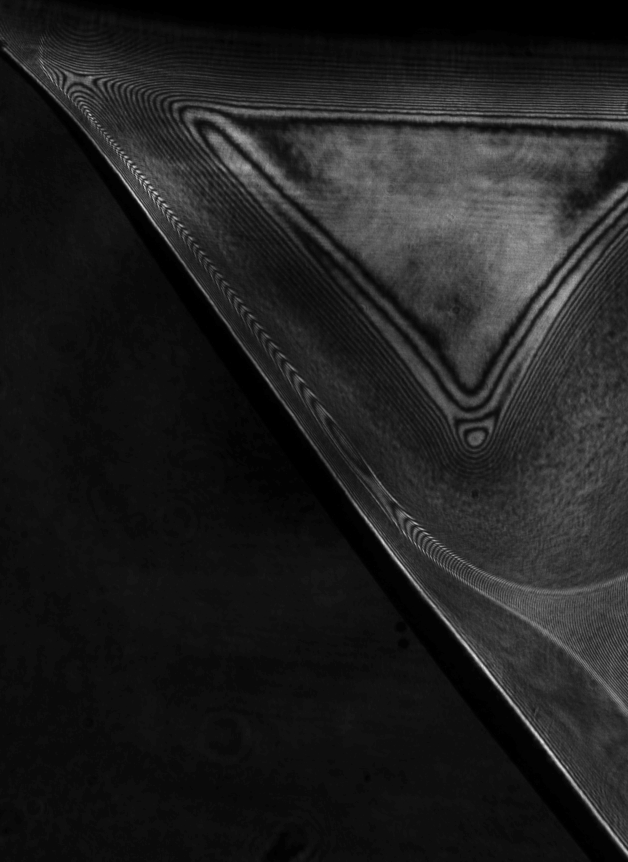
#> input picture interference_pattern/shape_fitting/whole/sample8.tif, 1256 x 1724 px, found by its file name (shown at 1/2 size)
$ python crosscenter.py   (Python 2 division)
#> lines starting #> are read from the running program, lines starting #| are printed output that depends on the picture; after the words box and inside, x2 and y2 are one past the last pixel; in counts of white or black regions, pixels touching at a corner belong together
#> further down, img is the input picture: shape (1724, 1256); min 0, max 255, mean 31.4
#> `(_, img) = cv2.threshold(img, 30, 255, cv2.THRESH_BINARY)`:
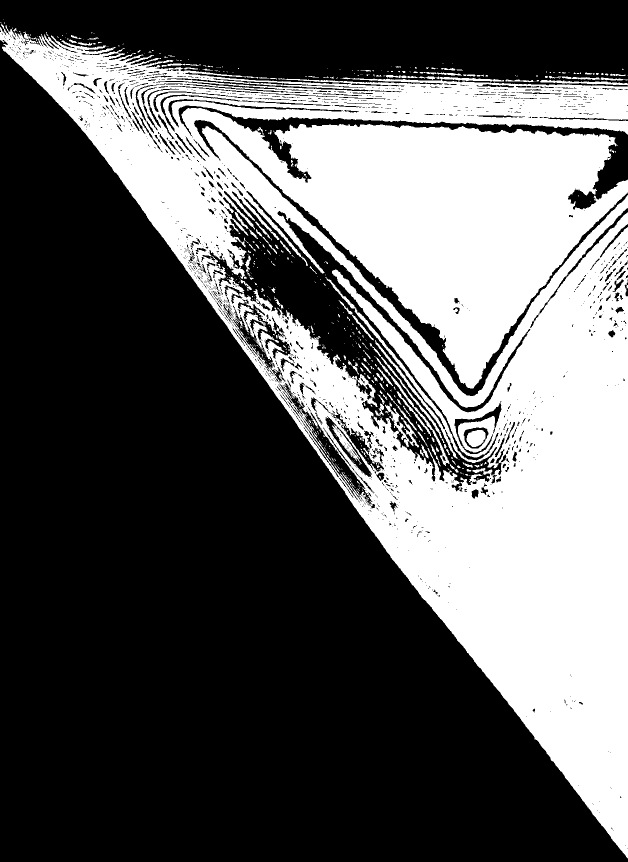
#> img: shape (1724, 1256) (shown at 1/2 size); 36.7% white; 538 white regions (436 under 20 px), largest, box (x1, y1, x2, y2) and area: (0, 47, 1256, 1717) 782255, (751, 715, 899, 932) 1199, (933, 860, 971, 894) 983
from __future__ import division
import numpy as np
import cv2
import matplotlib.pyplot as plt
import time
import statsmodels.api as sm
from collections import namedtuple

# [41 lines left out: function roughcenter, not called in this run]

def mixture_lin(img,ilwindow,jlwindow,i0,j0,thresh):
    """Returns xcenter, ycenter of a cross shape using mixture linear regression.

    img doesn't have to be bw; but training points are 0 intensity;
    ilwindow, jlwindow,i0,j0 for target area;
    Use thresh (e.g., 0.6) to threshold classification;
    Best for two bars making a nearly vertical crossing.
    """
#> called with ilwindow = 50, jlwindow = 50, i0 = 371, j0 = 421, thresh = 0.6
    img = img[i0-int(ilwindow/2):i0+int(ilwindow/2), j0-int(jlwindow/2):j0+int(jlwindow/2)]
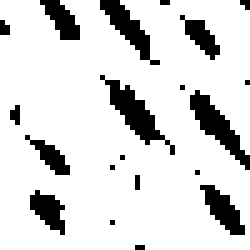
#> img: shape (50, 50) (shown 5 times larger); 84.7% white; 20 black regions (12 under 20 px), largest, box (x1, y1, x2, y2) and area: (20, 15, 35, 31) 67, (38, 18, 50, 34) 64, (20, 0, 32, 13) 52
    X_train = np.argwhere(img == 0 )
#> X_train = 383 pairs, first value 0 to 49, second value 0 to 49
    n = np.shape(X_train)[0]  #number of points
#> n = 383
    y = X_train[:,0]
#> y = 383 values from 0 to 49
    x = X_train[:,1]
#> x = 383 values, max 49 at index 11, min 0 at index 42, mean 27.57

    w1 = np.random.normal(0.5,0.1,n)
    w2 = 1-w1

    start = time.time()
    for i in range(100):
        pi1_new = np.mean(w1)
        pi2_new = np.mean(w2)

        mod1= sm.WLS(y,sm.add_constant(x),weights = w1) #vertical
        res1 = mod1.fit()

        mod2= sm.WLS(x,sm.add_constant(y),weights = w2) #horizontal
        res2 = mod2.fit()

        y1_pred_new= res1.predict(sm.add_constant(x))
        sigmasq1 = np.sum(res1.resid**2)/n
        a1 = pi1_new * np.exp((-(y-y1_pred_new)**2)/sigmasq1)

        x2_pred_new = res2.predict(sm.add_constant(y))
        sigmasq2 = np.sum(res2.resid**2)/n
        a2 = pi2_new * np.exp((-(x-x2_pred_new)**2)/sigmasq2)

        if np.max(abs(a1/(a1+a2)-w1))<1e-5:
            #print '%d iterations'%i
            break

        w1 = a1/(a1+a2)
        w2 = a2/(a1+a2)
    # [4 lines of commented-out code are left out]

    x1 = x[w1>thresh]
    x2 = x[w2>thresh]
    y1 = y[w1>thresh]
    y2 = y[w2>thresh]

    mod1 = sm.OLS(y1,sm.add_constant(x1))
    res1 = mod1.fit()
    sigmasq1 = np.sum(res1.resid**2)/len(x1)
    y1_pred= res1.predict(sm.add_constant(x1))
    #plt.plot(x1, y1_pred)

    mod2 = sm.OLS(x2,sm.add_constant(y2))
    res2 = mod2.fit()
    sigmasq2= np.sum(res2.resid**2)/len(x2)
    x2_pred= res2.predict(sm.add_constant(y2))
    #plt.plot(x2_pred,y2)

    b1,k1 = res1.params # y = k1x + b1
    b2,k2 = res2.params # x = k2y + b2
    yc = (k1*b2+b1)/(1-k1*k2)
    xc = k2*yc + b2
    #plt.scatter(xc,yc)
    # all above values are wrt small cropped picture
    xc += j0-jlwindow/2
    x1 = x1 + j0-jlwindow/2
    x2_pred = x2_pred + j0-jlwindow/2
    yc += i0-ilwindow/2
    y1_pred = y1_pred + i0-ilwindow/2
    y2 = y2 + i0-ilwindow/2

    Res = namedtuple('Res','xc, yc,x1,y1_pred,x2_pred,y2,sigmasq1,sigmasq2')
    res = Res(xc, yc,x1,y1_pred,x2_pred,y2,sigmasq1,sigmasq2)
    return res

if __name__ == "__main__":
    img = cv2.imread('c:/Users/Mengfei/nagellab/forcedwetting/velocity_tracking/sample8.tif',0)
    (_, img) = cv2.threshold(img, 30, 255, cv2.THRESH_BINARY)
    thresh = 0.6
    ilwindow,jlwindow = 50, 50
    x0, y0 = 421,371
    i0, j0 = y0,x0

#> (the run stopped early here; a loop or call above may not have finished)

$ run again, with interference_pattern/shape_fitting/whole/sample5.tif copied over interference_pattern/shape_fitting/whole/sample8.tif
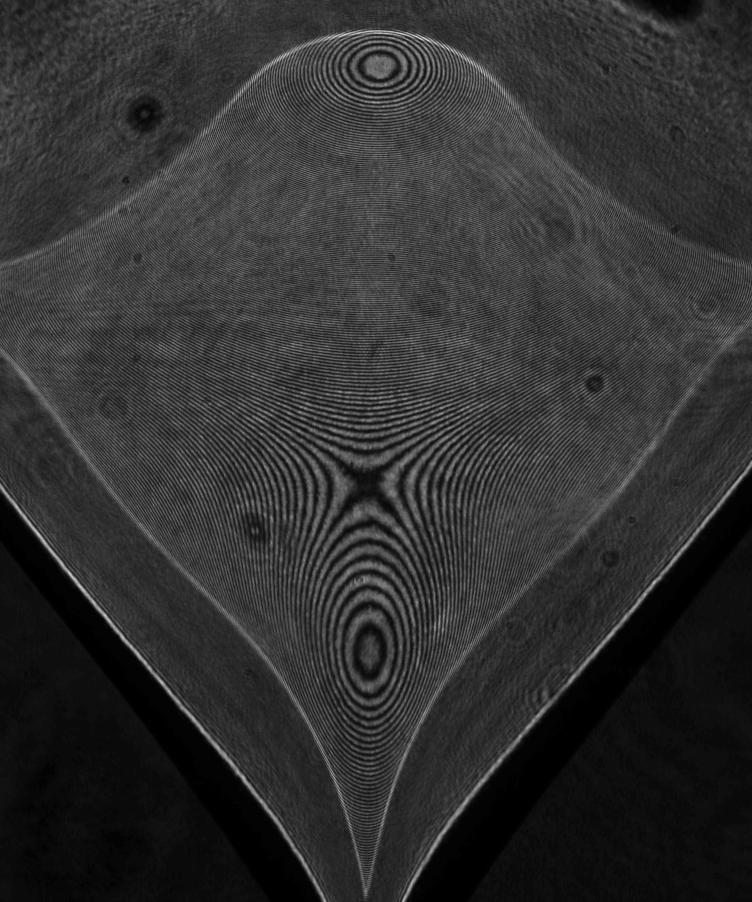
#> input picture interference_pattern/shape_fitting/whole/sample5.tif, 1504 x 1804 px, found by its file name (shown at 1/2 size)
#> img is the input picture: shape (1804, 1504); min 0, max 255, mean 48.5
#> `(_, img) = cv2.threshold(img, 30, 255, cv2.THRESH_BINARY)`:
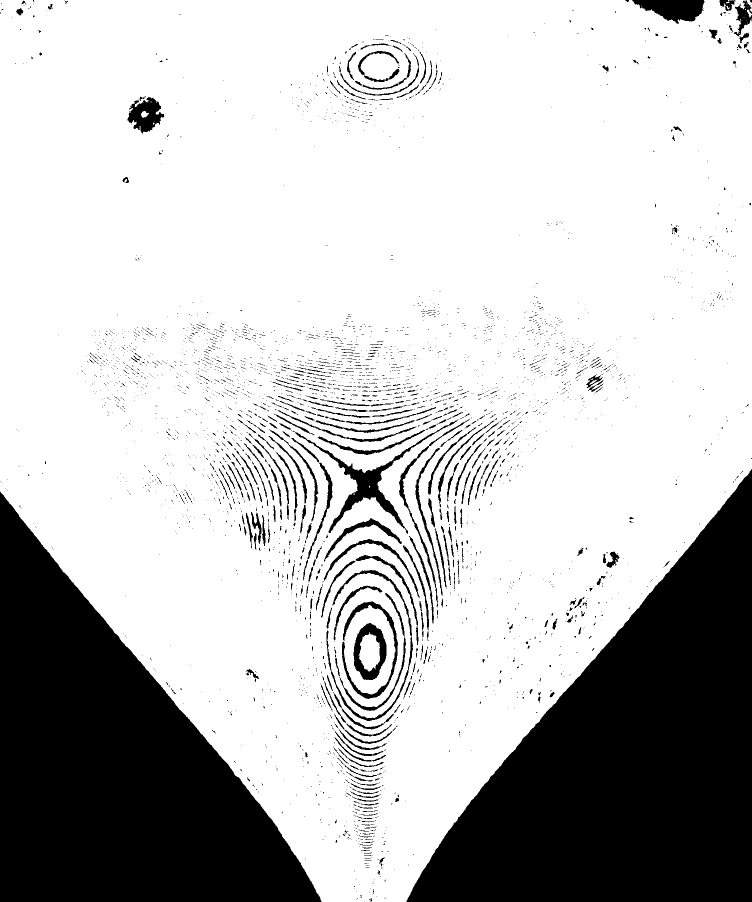
#> img: shape (1804, 1504) (shown at 1/2 size); 75.3% white; 3664 black regions (3309 under 20 px), largest, box (x1, y1, x2, y2) and area: (813, 938, 1504, 1804) 311752, (0, 983, 643, 1804) 275599, (590, 839, 917, 1066) 6681
#> X_train = empty array

$ run again, with interference_pattern/shape_fitting/whole/sample6.tif copied over interference_pattern/shape_fitting/whole/sample8.tif
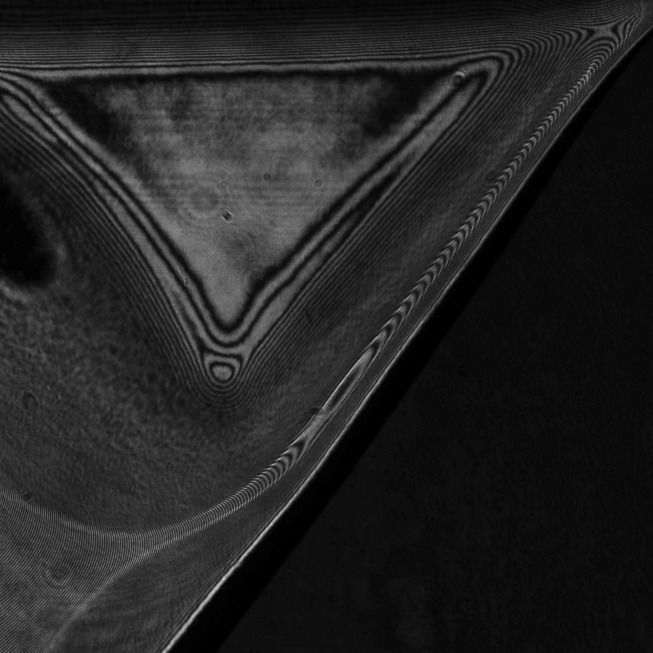
#> input picture interference_pattern/shape_fitting/whole/sample6.tif, 1305 x 1305 px, found by its file name (shown at 1/2 size)
#> img is the input picture: shape (1305, 1305); min 0, max 220, mean 35.5
#> `(_, img) = cv2.threshold(img, 30, 255, cv2.THRESH_BINARY)`:
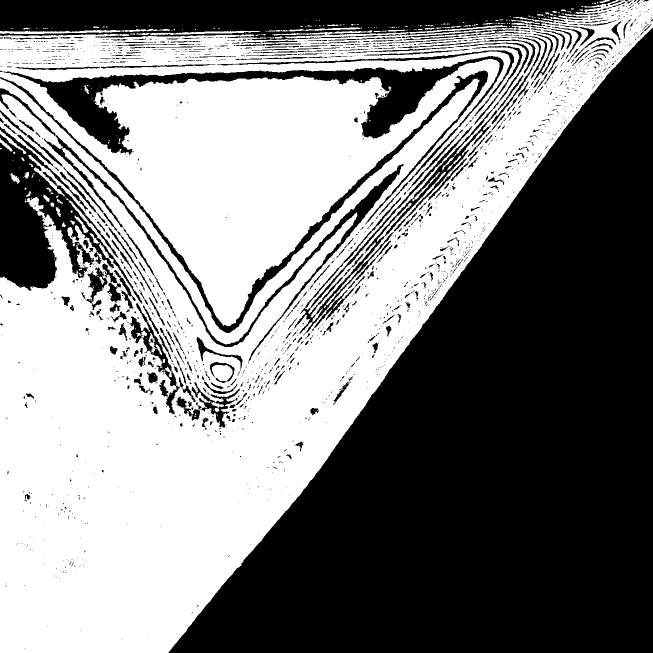
#> img: shape (1305, 1305) (shown at 1/2 size); 50.8% white; 1875 black regions (1521 under 20 px), largest, box (x1, y1, x2, y2) and area: (337, 56, 1305, 1305) 604675, (0, 0, 1232, 81) 73030, (7, 112, 1008, 364) 35810
#> X_train = empty array
